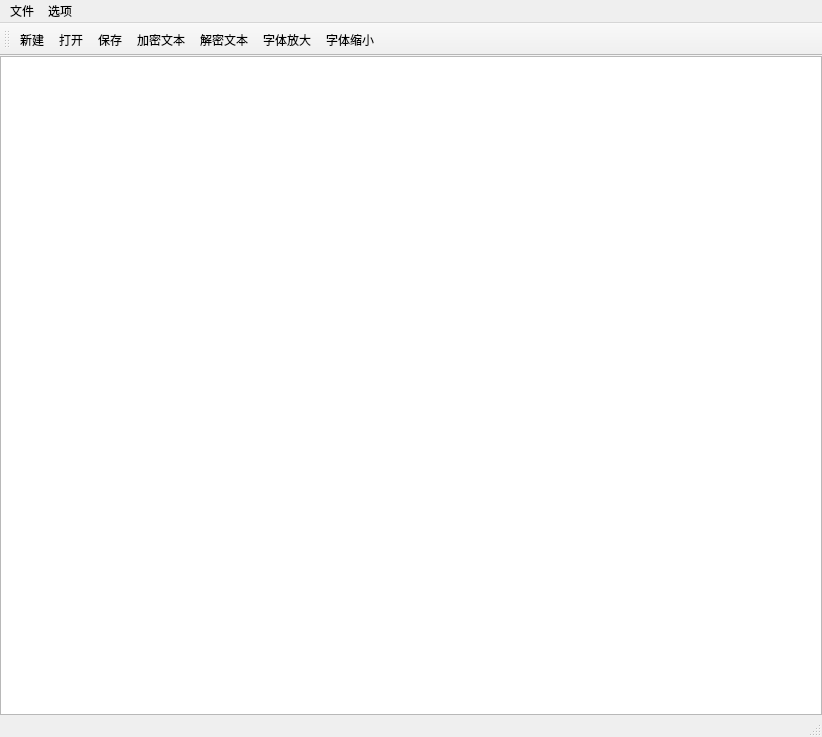
<?xml version="1.0" encoding="UTF-8"?>
<ui version="4.0">
 <class>MyNoteBookClass</class>
 <widget class="QMainWindow" name="MyNoteBookClass">
  <property name="geometry">
   <rect>
    <x>0</x>
    <y>0</y>
    <width>822</width>
    <height>737</height>
   </rect>
  </property>
  <property name="windowTitle">
   <string>MyNoteBook</string>
  </property>
  <widget class="QWidget" name="centralWidget">
   <layout class="QHBoxLayout" name="horizontalLayout">
    <property name="spacing">
     <number>0</number>
    </property>
    <property name="leftMargin">
     <number>0</number>
    </property>
    <property name="topMargin">
     <number>0</number>
    </property>
    <property name="rightMargin">
     <number>0</number>
    </property>
    <property name="bottomMargin">
     <number>0</number>
    </property>
    <item>
     <widget class="QPlainTextEdit" name="plainTextEdit"/>
    </item>
   </layout>
  </widget>
  <widget class="QMenuBar" name="menuBar">
   <property name="geometry">
    <rect>
     <x>0</x>
     <y>0</y>
     <width>822</width>
     <height>23</height>
    </rect>
   </property>
   <widget class="QMenu" name="menu">
    <property name="title">
     <string>文件</string>
    </property>
    <addaction name="actionNew"/>
    <addaction name="actionOpen"/>
    <addaction name="actionSave"/>
    <addaction name="actionSaveAs"/>
   </widget>
   <widget class="QMenu" name="menu_4">
    <property name="title">
     <string>选项</string>
    </property>
    <addaction name="actionSettings"/>
    <addaction name="actionHelp"/>
   </widget>
   <addaction name="menu"/>
   <addaction name="menu_4"/>
  </widget>
  <widget class="QToolBar" name="mainToolBar">
   <property name="toolButtonStyle">
    <enum>Qt::ToolButtonTextUnderIcon</enum>
   </property>
   <attribute name="toolBarArea">
    <enum>TopToolBarArea</enum>
   </attribute>
   <attribute name="toolBarBreak">
    <bool>false</bool>
   </attribute>
   <addaction name="actionNew"/>
   <addaction name="actionOpen"/>
   <addaction name="actionSave"/>
   <addaction name="actionEncrypt"/>
   <addaction name="actionDecrypt"/>
   <addaction name="actionFontSizeUp"/>
   <addaction name="actionFontSizeDown"/>
  </widget>
  <widget class="QStatusBar" name="statusBar"/>
  <action name="actionNew">
   <property name="icon">
    <iconset>
     <normalon>:/image/Resources/new.png</normalon>
    </iconset>
   </property>
   <property name="text">
    <string>新建</string>
   </property>
  </action>
  <action name="actionSave">
   <property name="icon">
    <iconset>
     <normalon>:/image/Resources/save.png</normalon>
    </iconset>
   </property>
   <property name="text">
    <string>保存</string>
   </property>
   <property name="shortcut">
    <string>Ctrl+S</string>
   </property>
  </action>
  <action name="actionHelp">
   <property name="icon">
    <iconset>
     <normalon>:/image/Resources/help.png</normalon>
    </iconset>
   </property>
   <property name="text">
    <string>帮助</string>
   </property>
  </action>
  <action name="actionSettings">
   <property name="icon">
    <iconset>
     <normalon>:/image/Resources/settings.png</normalon>
    </iconset>
   </property>
   <property name="text">
    <string>设置</string>
   </property>
  </action>
  <action name="actionOpen">
   <property name="icon">
    <iconset>
     <normalon>:/image/Resources/open.png</normalon>
    </iconset>
   </property>
   <property name="text">
    <string>打开</string>
   </property>
  </action>
  <action name="actionSaveAs">
   <property name="icon">
    <iconset resource="MyNoteBook.qrc">
     <normaloff>:/image/Resources/saveAs.png</normaloff>:/image/Resources/saveAs.png</iconset>
   </property>
   <property name="text">
    <string>另存为</string>
   </property>
  </action>
  <action name="actionFontSizeUp">
   <property name="icon">
    <iconset resource="MyNoteBook.qrc">
     <normaloff>:/image/Resources/font_size_up.png</normaloff>:/image/Resources/font_size_up.png</iconset>
   </property>
   <property name="text">
    <string>字体放大</string>
   </property>
  </action>
  <action name="actionFontSizeDown">
   <property name="icon">
    <iconset resource="MyNoteBook.qrc">
     <normaloff>:/image/Resources/font_size_down.png</normaloff>:/image/Resources/font_size_down.png</iconset>
   </property>
   <property name="text">
    <string>字体缩小</string>
   </property>
  </action>
  <action name="actionEncrypt">
   <property name="icon">
    <iconset resource="MyNoteBook.qrc">
     <normaloff>:/image/Resources/encrypt.png</normaloff>:/image/Resources/encrypt.png</iconset>
   </property>
   <property name="text">
    <string>加密文本</string>
   </property>
  </action>
  <action name="actionDecrypt">
   <property name="icon">
    <iconset resource="MyNoteBook.qrc">
     <normaloff>:/image/Resources/decrypt.png</normaloff>:/image/Resources/decrypt.png</iconset>
   </property>
   <property name="text">
    <string>解密文本</string>
   </property>
   <property name="toolTip">
    <string>解密文本</string>
   </property>
  </action>
 </widget>
 <layoutdefault spacing="6" margin="11"/>
 <resources>
  <include location="MyNoteBook.qrc"/>
 </resources>
 <connections/>
</ui>
